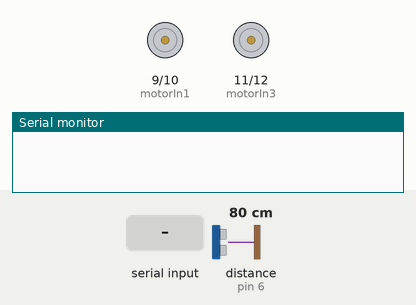
Recording of a sketch running on a simulated Arduino Uno, built with avr-gcc and run on an emulated ATmega328P. Parts: motor-driver pin pairs drawn as motors (green arrow = first pin HIGH = forward, orange = second pin HIGH = backward, longer = more drive), the last lines printed to the serial monitor. Wiring (inferred from the names in the program): ultrasonic range finder: trigger pin 5; echo pin 6. Inputs (shaded band) come from the test bench; at power-on: distance to the obstacle (sensor on pin 6) 80 cm. The echo pulse lasts 58.3 µs per cm.

Above: at 1.2 s.
1.3 s: "3" received over Serial
At 2.8 s:
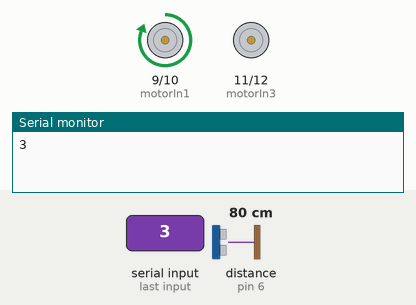
4.3 s: distance to the obstacle (sensor on pin 6) set to 33 cm
7.3 s: distance to the obstacle (sensor on pin 6) set to 27 cm
At 8.6 s:
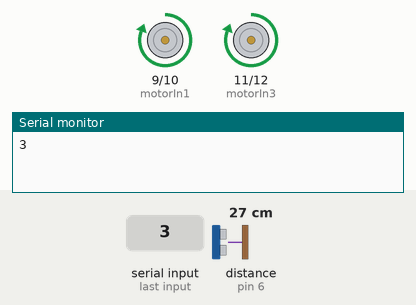
10.3 s: distance to the obstacle (sensor on pin 6) set to 35 cm
At 12.1 s:
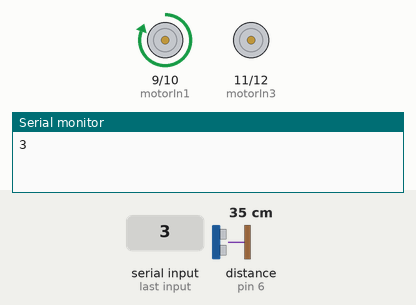
13.3 s: "back" received over Serial
At 13.9 s:
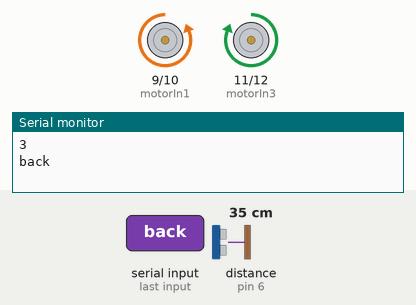
14.8 s: "right" received over Serial
At 16.5 s:
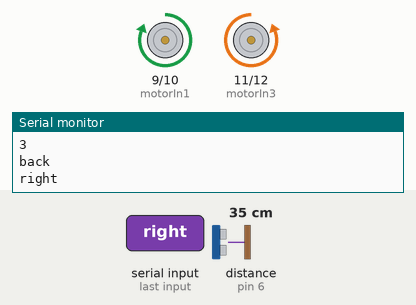
Timing chart, 0 to 18.0 s (numbered marks = the images above; inputs shaded):
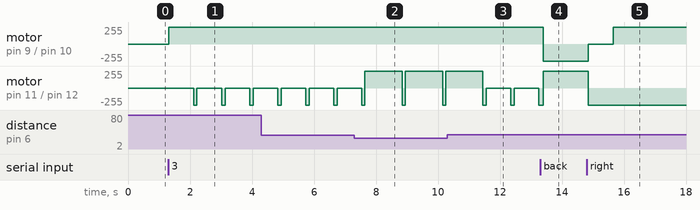

Measured:
- the behaviour switches between 31 and 30 cm on distance to the obstacle (sensor on pin 6) (found by bisection; images 1 and 2)
- after the input at 1.3 s, motor on pin 9 (motorIn1) / pin 10 (motorIn2): stopped → forward 255/255 at once; motor on pin 11 (motorIn3) / pin 12 (motorIn4): alternates backward 255/255 for 0.11 s and stopped for 0.80 s, starting after 0.82 s
- after the input at 7.3 s, motor on pin 11 (motorIn3) / pin 12 (motorIn4): alternates forward 255/255 for 1.2 s and backward 255/255 for 0.10 s, starting after 0.34 s
- after the input at 10.3 s, motor on pin 11 (motorIn3) / pin 12 (motorIn4): alternates backward 255/255 for 0.10 s and stopped for 0.80 s, starting after 1.3 s
- after the input at 13.3 s, motor on pin 9 (motorIn1) / pin 10 (motorIn2): forward 255/255 → backward 255/255 after 0.10 s
- after the input at 14.8 s, motor on pin 9 (motorIn1) / pin 10 (motorIn2): backward 255/255 → stopped after 0.05 s, → forward 255/255 0.80 s later; motor on pin 11 (motorIn3) / pin 12 (motorIn4): forward 255/255 → backward 255/255 after 0.05 s

The sketch:

CAR_OBSTACLE_BT_VOICE_REMOTE.ino
```cpp
const int trigPin = 5;
const int echoPin = 6;
int motorIn1 = 9;
int motorIn2 = 10;
int motorIn3 = 11;
int motorIn4 = 12;
long duration, distance;
String voice;
char c;
char stopping;

void setup()
{
  stopping='1';
  Serial.begin(9600);
  pinMode(trigPin, OUTPUT);
  pinMode(echoPin, INPUT);
  pinMode(motorIn1, OUTPUT);
  pinMode(motorIn2, OUTPUT);
  pinMode(motorIn3, OUTPUT);
  pinMode(motorIn4, OUTPUT);
}

void loop()
{
  while(Serial.available()>0){
    delay(10);
    c=Serial.read();
    if(c=='#'){
      break;
    }
    voice+=c;
  }

  digitalWrite(trigPin, LOW);
  delayMicroseconds(2);
  digitalWrite(trigPin, HIGH);
  delayMicroseconds(10);
  digitalWrite(trigPin, LOW);
  duration = pulseIn(echoPin, HIGH);
  distance = duration/58.2;

  if(distance<30 && stopping == '0'){
    digitalWrite(motorIn1, HIGH);
    digitalWrite(motorIn2, LOW);
    digitalWrite(motorIn3, HIGH);
    digitalWrite(motorIn4, LOW);
    delay(1200);
    digitalWrite(motorIn1, HIGH);
    digitalWrite(motorIn2, LOW);
    digitalWrite(motorIn3, LOW);
    digitalWrite(motorIn4, HIGH);
    delay(100);
  }else if(voice=="forward" || c == '1'){
    digitalWrite(motorIn1, HIGH);
    digitalWrite(motorIn2, LOW);
    digitalWrite(motorIn3, LOW);
    digitalWrite(motorIn4, HIGH);
    stopping='0';
    delay(100);
  }else if(voice=="back" || c == '2'){
    digitalWrite(motorIn1, LOW);
    digitalWrite(motorIn2, HIGH);
    digitalWrite(motorIn3, HIGH);
    digitalWrite(motorIn4, LOW);
    delay(100);
    stopping='0';
  }else if(voice=="left" || c == '3'){
    digitalWrite(motorIn1, HIGH);
    digitalWrite(motorIn2, LOW);
    digitalWrite(motorIn3, LOW);
    digitalWrite(motorIn4, LOW);
    delay(800);
    digitalWrite(motorIn1, HIGH);
    digitalWrite(motorIn2, LOW);
    digitalWrite(motorIn3, LOW);
    digitalWrite(motorIn4, HIGH);
    delay(100);
    stopping='0';
  }else if(voice=="right" || c == '4'){
    digitalWrite(motorIn1, LOW);
    digitalWrite(motorIn2, LOW);
    digitalWrite(motorIn3, LOW);
    digitalWrite(motorIn4, HIGH);
    delay(800);
    digitalWrite(motorIn1, HIGH);
    digitalWrite(motorIn2, LOW);
    digitalWrite(motorIn3, LOW);
    digitalWrite(motorIn4, HIGH);
    delay(100);
    stopping='0';
  }else if(voice=="stop" || c == '5'){
    digitalWrite(motorIn1, LOW);
    digitalWrite(motorIn2, LOW);
    digitalWrite(motorIn3, LOW);
    digitalWrite(motorIn4, LOW);
    delay(100);
    stopping='1';
  }

  if(voice.length()>0){
    Serial.println(voice);
    voice="";
  }

  delay(0);
}
```
